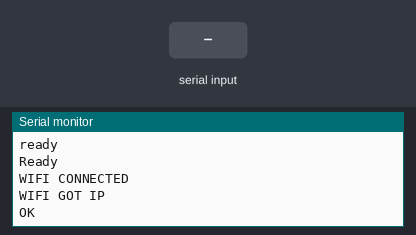
This sketch was run on a simulated Arduino Uno, built with avr-gcc and run on an emulated ATmega328P. Parts: the last lines printed to the serial monitor. The test bench sets the inputs (shaded band). Random numbers use the default seed unless the sketch sets one; the modem accepts every AT command (registered, SIM ready, sends succeed) and sends nothing else.

Above: at 7.2 s.
7.3 s: "1" received over the second serial link
At 10.0 s:
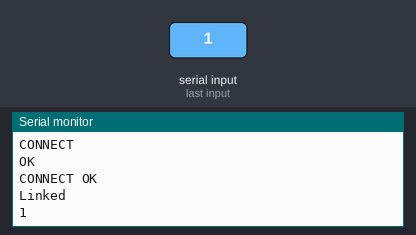
10.3 s: "0" received over the second serial link
At 13.0 s:
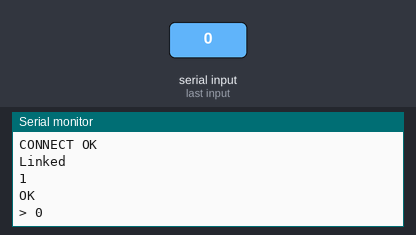
13.3 s: "2" received over the second serial link
At 16.4 s:
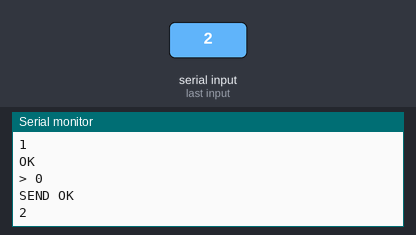

Measured:
- after the input at 7.3 s, the serial monitor: prints a new line after 1.8 s (image 1)
- after the input at 10.3 s, the serial monitor: prints a new line after 1.8 s (image 2)
- after the input at 13.3 s, the serial monitor: prints a new line after 2.0 s (image 3)

The sketch:

main.ino
```cpp
#include <Arduino.h>
#include <SoftwareSerial.h>
#define RX 10
#define TX 11
#define DEBUG true
#define TIMEOUT 3000


String ID = "Digicel_WiFi_dHNK";
String PW = "eYPXjQ29";
String HOST = "192.168.100.82";
int PORT = 5000;

int tankID = 0;

SoftwareSerial espSerial(RX, TX); // RX, TX
String sendData(String command, const int timeout, boolean debug);
int getWaterLevel();

void setup() {
  espSerial.begin(9600);
  Serial.begin(9600);

  sendData("AT+RST", TIMEOUT, DEBUG);
  String SETUP = "AT+CWJAP=";
  SETUP.concat("\"" + ID + "\",\"" + PW + "\"");
  sendData(SETUP, TIMEOUT, DEBUG);
}

void loop() {
  String START = "AT+CIPSTART=\"TCP\",";
  START.concat("\"" + HOST + "\"," + PORT);
  sendData(START, TIMEOUT, DEBUG);

  tankID ++;

  String BODY = "{\"tank_id\":" + String(tankID) + ", \"water_level\":" + String(getWaterLevel()) + "}\r\n";

  String POST = "POST /tank HTTP/1.1\r\n";                              //line 1
  POST.concat("Host: " + HOST + ":" + PORT + "\r\n");                   //line 2
  POST.concat("Content-Type: application/json\r\n");                    //line 3
  POST.concat("Content-Length: " + String(BODY.length()) + "\r\n\r\n"); //line 4
  POST.concat(BODY);                                                    //line 5


  String SEND = "AT+CIPSEND=";
  SEND.concat(POST.length());
  sendData(SEND, TIMEOUT, DEBUG);

  sendData(POST, TIMEOUT, DEBUG);
}

String sendData(String command, const int timeout, boolean debug){
  command.concat("\r\n"); //Simulate enter btn
  String response = "";
  espSerial.print(command);

  long unsigned int time = millis();

  while((time + timeout) > millis()){
      while(espSerial.available()){
          char c = espSerial.read();
          response += c;
        }
    }

   if(debug){
      Serial.print(response);
    }

  return(response);
}

int getWaterLevel(){
  // get random number from 10 - 200
  int randNumber = random(10, 201);
  return randNumber;
}
```
